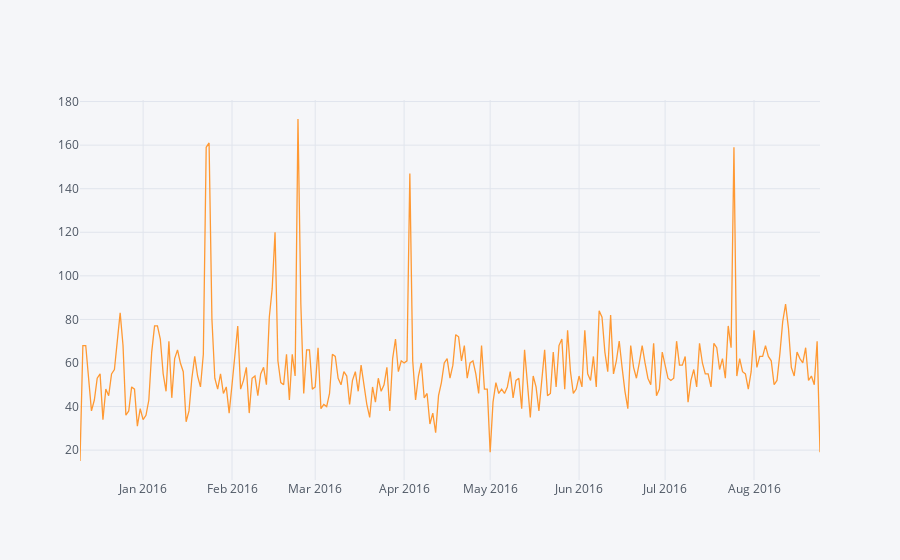

Notebook code for this chart:
### Markdown cell above
**Now creating plots for the date vs count of reason=="Fire"**

### Code cell
df[df['Reason']=='Fire'].groupby('date').count()['twp'].iplot()

### Figure 1 — Plotly figure (JSON) as saved in the notebook; plotly's stock layout.template omitted (floating-point values rounded to 4 significant figures; data arrays with more than 128 entries replaced by an {"elided": "..."} marker saying what was removed)
{"data": [{"line": {"color": "rgba(255, 153, 51, 1.0)", "dash": "solid", "shape": "linear", "width": 1.3}, "mode": "lines", "name": "twp", "text": "", "type": "scatter", "x": {"elided": "259 str values"}, "y": {"elided": "259 int values"}}], "layout": {"legend": {"bgcolor": "#F5F6F9", "font": {"color": "#4D5663"}}, "paper_bgcolor": "#F5F6F9", "plot_bgcolor": "#F5F6F9", "title": {"font": {"color": "#4D5663"}}, "xaxis": {"gridcolor": "#E1E5ED", "showgrid": true, "tickfont": {"color": "#4D5663"}, "title": {"font": {"color": "#4D5663"}, "text": ""}, "zerolinecolor": "#E1E5ED"}, "yaxis": {"gridcolor": "#E1E5ED", "showgrid": true, "tickfont": {"color": "#4D5663"}, "title": {"font": {"color": "#4D5663"}, "text": ""}, "zerolinecolor": "#E1E5ED"}}}
